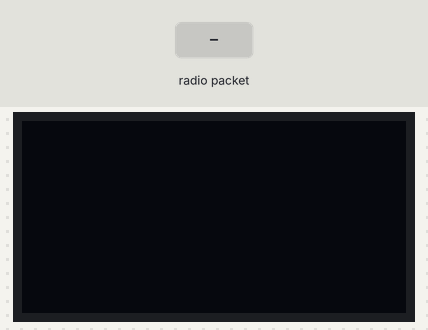
A sketch run on a simulated Arduino Uno, built with avr-gcc and run on an emulated ATmega328P. Parts: 128×64 one-colour display. The test bench sets the inputs (shaded band). No radio packets arrive unless stated.

Above: at 1.2 s.
1.3 s: radio packet "," arrives
At 1.9 s:
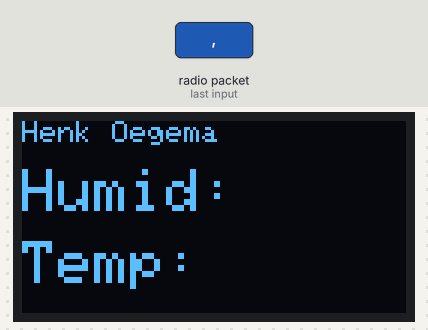
2.8 s: radio packet "1" arrives
At 3.3 s:
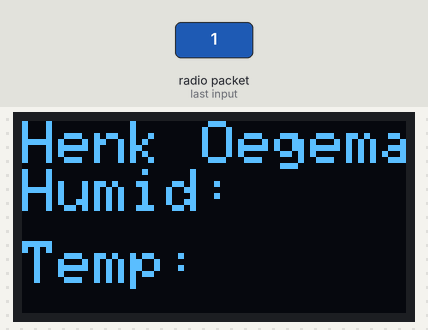
Timing chart, 0 to 5.8 s (numbered marks = the images above; inputs shaded):
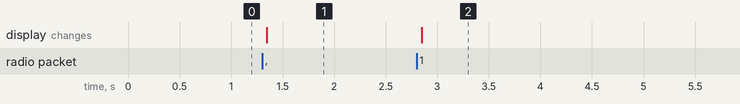

Measured:
- after the input at 1.3 s, the display: changes at once (image 1)
- after the input at 2.8 s, the display: changes after 0.05 s (image 2)

The sketch:

433MHz_DHT22_Receiver_OLED.ino
```cpp
/*
  433 MHz RF Module Receiver Demonstration 2
  RF-Rcv-Demo-2.ino
  Demonstrates 433 MHz RF Receiver Module with DHT-22 Sensor
  Use with Transmitter Demonstration 2

  DroneBot Workshop 2018
  https://dronebotworkshop.com
*/

/* Added OLED display */

// Include RadioHead Amplitude Shift Keying Library
#include <RH_ASK.h>
// Include dependant SPI Library
#include <SPI.h>
#include <Wire.h>

#include "SSD1306Ascii.h"
#include "SSD1306AsciiAvrI2c.h"

/*
#define I2C_ADDRESS 0x3c
#define RST_PIN -1
*/
SSD1306AsciiAvrI2c oled;

// Define output strings

String str_humid;
String str_temp;
String str_out;
String humid0;;
String humid1;
String humid2;
String humid3;
String temp0;
String temp1;
String temp2;
String temp3;

// Create Amplitude Shift Keying Object
RH_ASK rf_driver;

void setup()
{
    oled.begin(&Adafruit128x64, 0x3C);
    oled.setFont(Adafruit5x7);

    // Initialize ASK Object
    rf_driver.init();
    // Setup Serial Monitor
    Serial.begin(2000000);
}


void loop()
{


    // Set buffer to size of expected message
    uint8_t buf[11];
    uint8_t buflen = sizeof(buf);
    // Check if received packet is correct size
    if (rf_driver.recv(buf, &buflen))
    {

      // Message received with valid checksum
      // Get values from string

      // Convert received data into string
      str_out = String((char*)buf);

      // Split string into two values
      for (int i = 0; i < str_out.length(); i++) {
      if (str_out.substring(i, i+1) == ",") {
      str_humid = str_out.substring(0, i);
      str_temp = str_out.substring(i+1);
      break;
      }
    }
      humid0 = str_humid[0];
      humid1 = humid0 + str_humid[1];
      humid2 = humid1 + str_humid[2];
      humid3 = humid2 + str_humid[3];

      temp0 = str_temp[0];
      temp1 = temp0 + str_temp[1];
      temp2 = temp1 + str_temp[2];
      temp3 = temp2 + str_temp[3];


      // Print values to Serial Monitor
      /*Serial.print("Humidity: ");
      Serial.print(humid3);
      Serial.print("  - Temperature: ");
      Serial.println(temp3);*/

       // Print Humidity to OLED display
      oled.clear();
      oled.print("Henk Oegema");
      oled.set2X();
      oled.setCursor(0,2);
      oled.print("Humid:");
      oled.print(humid3);
      oled.setCursor(0,5);
      oled.print("Temp:");
      oled.print(temp3);

    }
}
```
